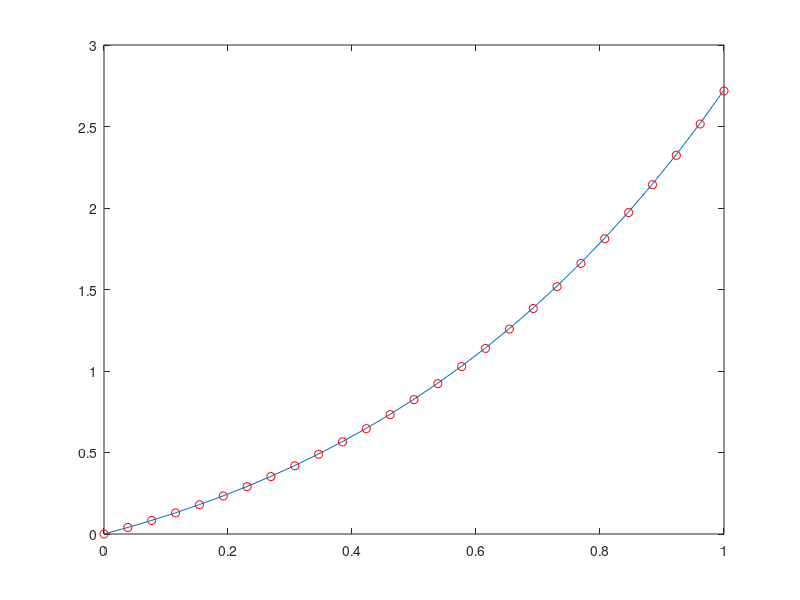

The MATLAB script that drew this image:
clear, clc;
f = @(x) exp(x) .* (-x .^2 + x + 2);
g = @(x) (x) .* exp(x);
a = 0;
b = 1;
ax = @(x) 1;
bx = @(x) -x;
cx = @(x) 1;
ua = 0;
ubf = 2 * exp(1);
c = b-a;
n = 25;
h = c/(n+1);
x = linspace((a+h),(b-h),n);

a1 = [(-2 * ax(x) + cx(x) * h^2).* diag(eye(n)); 3];
A1 = diag(a1);
a2 = (ax(x) +1/2 * bx(x) * h)' .* diag(eye(n));
A2 = diag(a2, 1);
a3 = [(ax(x(2:n)) -1/2 * bx(x(2:n)) * h)' .* diag(eye(n-1)); -4];
A3 = diag(a3, -1);
a4 = [zeros(n-2,1); 1];
A4 = diag(a4, -2);

A = A1 + A2 + A3 + A4;

F = h^2 * f(x);
F(1) = F(1) - ua;
F = [F 2*h*ubf];
U = linsolve(A,F');
U = [ua U'];
X = [a x b];
plot(X, U, X, g(X), 'ro');
E = max(abs(g(X) - U));